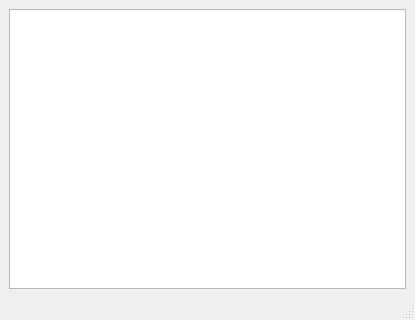
<?xml version="1.0" encoding="UTF-8"?>
<ui version="4.0">
 <class>Main</class>
 <widget class="QMainWindow" name="Main">
  <property name="geometry">
   <rect>
    <x>0</x>
    <y>0</y>
    <width>415</width>
    <height>320</height>
   </rect>
  </property>
  <property name="windowTitle">
   <string>Sword Client</string>
  </property>
  <widget class="QWidget" name="centralwidget">
   <layout class="QHBoxLayout" name="horizontalLayout">
    <item>
     <widget class="QTreeView" name="treeView"/>
    </item>
   </layout>
  </widget>
  <widget class="QMenuBar" name="menubar">
   <property name="geometry">
    <rect>
     <x>0</x>
     <y>0</y>
     <width>415</width>
     <height>21</height>
    </rect>
   </property>
  </widget>
  <widget class="QStatusBar" name="statusbar"/>
 </widget>
 <resources/>
 <connections/>
</ui>
